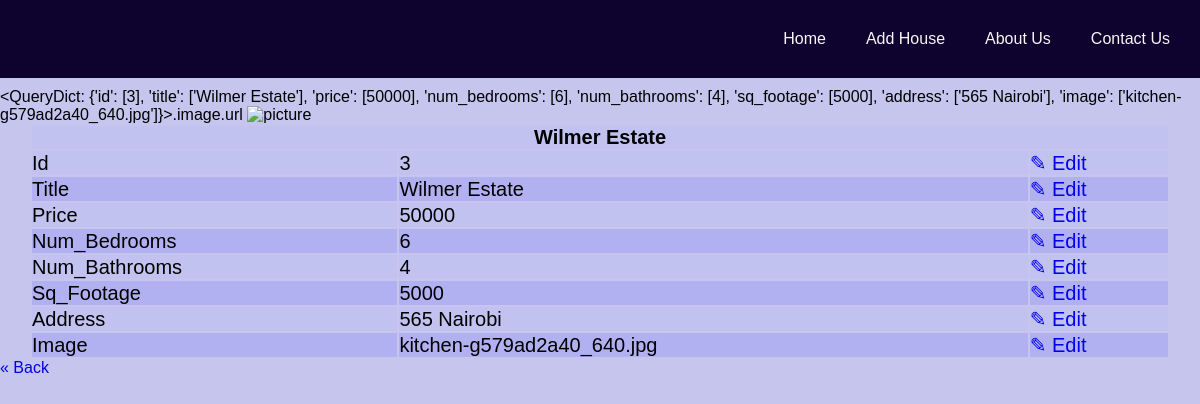
Screenshot of /listings/3 with the database file from the repository.
### listings/models.py (models this page shows, shortened)
class listing(models.Model):
    title = models.CharField(max_length=150)
    price = models.IntegerField()
    num_bedrooms = models.IntegerField()
    num_bathrooms = models.IntegerField()
    sq_footage = models.IntegerField()
    address = models.CharField(max_length = 100)
    image = models.ImageField(default="")

### listings/views.py (the view)
# urls.py: path("listings/<pk>", listing_retrieve, name="listing_retrieve"),
def listing_retrieve(request, pk):
    Listing = listing.objects.filter(id=pk).values()[0]
    print(Listing)
    context = {
        "estate": Listing,
    }
    print(listing)
    print(listing.title, listing.price, listing.address)
    print(context)
    return render(request, "listing.html", context)

### listings/templatetags/make_querydict_tag.py (called while the page is built)
@register.filter
def make_query_dict(name, dictionary):
    query_dict = QueryDict('', mutable=True)
    query_dict.update(dict(dictionary))
    return query_dict

### templates/listing.html (shortened to what this page needs)
{% extends 'base.html' %} {% load make_querydict_tag %}  {% block content %}
<div class="name">
 {{estate|make_query_dict:estate}}.image.url
  <img src="{{estate|make_query_dict:estate}}.image.url}}" alt="picture" style="width: 300px" />
</div>
<table class="onelisting table">
  <thead>
    <tr>
      <th colspan="3">{{ estate.title }}</th>
    </tr>
  </thead>
  <tbody>
    {% for key, value in estate.items %}
    <tr>
      <td>{{ key.title }}</td>
      <td>{{ value }}</td>
      <td>
        <a href="/listing/{{ estate.id}}/edit" class="edit">&#9998; Edit</a>
      </td>
    </tr>
    {% endfor %}
  </tbody>
</table>
<div class="back-button">
  <p>
    <a href="/" class="back">&laquo; Back</a>
  </p>
</div>
{% endblock content %}

### static/css/style.css (style rules this page uses)
* { margin: 0; padding: 0; }
body { background-color: rgb(197, 197, 238); }
.tm-content a { text-decoration: none; display: inline; }
.table { margin: auto; width: 95%; font-size: 20px; font-variant-caps: titling-caps; }
.table th { margin: 30px auto; font: bold; text-align: center; }
.table tr { margin: 10px auto; }
.table tr:nth-child(even) { background-color: rgb(177, 177, 241); }
.table tr:nth-child(odd) { background-color: rgb(194, 194, 240); }

### rows the page displays
listing: title "Wilmer Estate", estate "Wilmer Estate" "565 Nairobi" "kitchen-g579ad2a40_640.jpg"

### other values shown
{{ key.title }} "Id" "Title" "Price" "Num_Bedrooms" "Num_Bathrooms" "Sq_Footage" "Address" "Image"
{{ value }} "3" "50000" "6" "4" "5000"
